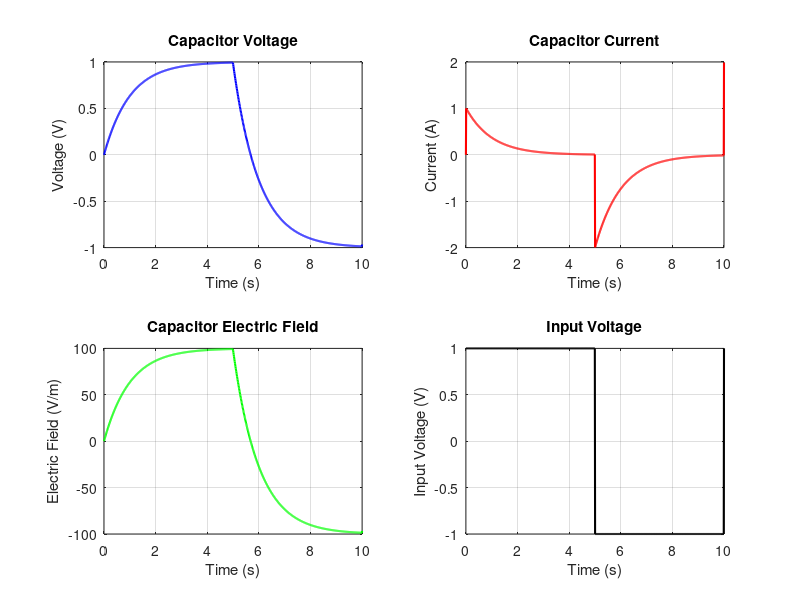

Here is the MATLAB script that generated this plot:
% MATLAB Code for Isolated Capacitor and Inductor with Square Input

% Parameters
R = 1;    % Resistance in ohms
C = 1;    % Capacitance in farads
L = 1;    % Inductance in henries

% Simulation parameters
num_points = 1000; % Number of simulation points
T = 10;           % Simulation time in seconds
t = linspace(0, T, num_points); % Time vector

% Square wave input
V_in = square(2 * pi * 0.1 * t); % Square wave with 0.5 Hz frequency

% Initialize variables
V_C = zeros(1, num_points); % Voltage across capacitor
I_C = zeros(1, num_points); % Current through capacitor
E_C = zeros(1, num_points); % Electric field in capacitor

I_L = zeros(1, num_points); % Current through inductor
V_L = zeros(1, num_points); % Voltage across inductor
B_L = zeros(1, num_points); % Magnetic field in inductor

% Initial conditions
Q_C = 0; % Initial charge on the capacitor
phi_L = 0; % Initial magnetic flux in the inductor

% Capacitance electric field calculation
d_C = 0.01; % Distance between plates (meters)

% Inductance magnetic field calculation
A_L = 0.01; % Cross-sectional area (m^2)

% Simulation loop
for k = 2:num_points
    % Time step
    dt = t(k) - t(k-1);

    % Capacitor calculations
    I_C(k) = (V_in(k) - V_C(k-1)) / R; % Current through capacitor
    Q_C = Q_C + I_C(k) * dt;           % Update charge on capacitor
    V_C(k) = Q_C / C;                 % Voltage across capacitor
    E_C(k) = V_C(k) / d_C;           % Electric field in capacitor

    % Inductor calculations
    V_L(k) = V_in(k);                 % Voltage across inductor
    dI_L = (V_L(k) - R * I_L(k-1)) * dt / L; % Change in current through inductor
    I_L(k) = I_L(k-1) + dI_L;         % Update inductor current
    phi_L = L * I_L(k);              % Magnetic flux in inductor
    B_L(k) = phi_L / A_L;            % Magnetic field in inductor
end

% Plot results
figure;
subplot(2, 2, 1);
plot(t, V_C, 'b', 'LineWidth', 1.5);
xlabel('Time (s)'); ylabel('Voltage (V)');
title('Capacitor Voltage'); grid on;

subplot(2, 2, 2);
plot(t, I_C, 'r', 'LineWidth', 1.5);
xlabel('Time (s)'); ylabel('Current (A)');
title('Capacitor Current'); grid on;

subplot(2, 2, 3);
plot(t, E_C, 'g', 'LineWidth', 1.5);
xlabel('Time (s)'); ylabel('Electric Field (V/m)');
title('Capacitor Electric Field'); grid on;

subplot(2, 2, 4);
plot(t, V_in, 'k', 'LineWidth', 1.5);
xlabel('Time (s)'); ylabel('Input Voltage (V)');
title('Input Voltage'); grid on;

% figure;
% subplot(2, 2, 1);
% plot(t, V_L, 'b', 'LineWidth', 1.5);
% xlabel('Time (s)'); ylabel('Voltage (V)');
% title('Inductor Voltage'); grid on;
% 
% subplot(2, 2, 2);
% plot(t, I_L, 'r', 'LineWidth', 1.5);
% xlabel('Time (s)'); ylabel('Current (A)');
% title('Inductor Current'); grid on;
% 
% subplot(2, 2, 3);
% plot(t, B_L, 'g', 'LineWidth', 1.5);
% xlabel('Time (s)'); ylabel('Magnetic Field (T)');
% title('Inductor Magnetic Field'); grid on;
% 
% subplot(2, 2, 4);
% plot(t, V_in, 'k', 'LineWidth', 1.5);
% xlabel('Time (s)'); ylabel('Input Voltage (V)');
% title('Input Voltage'); grid on;

% Save results to CSV
csvwrite('capacitor_results.csv', [t' V_C' I_C' E_C']);
% csvwrite('inductor_results.csv', [t' V_L' I_L' B_L']);
